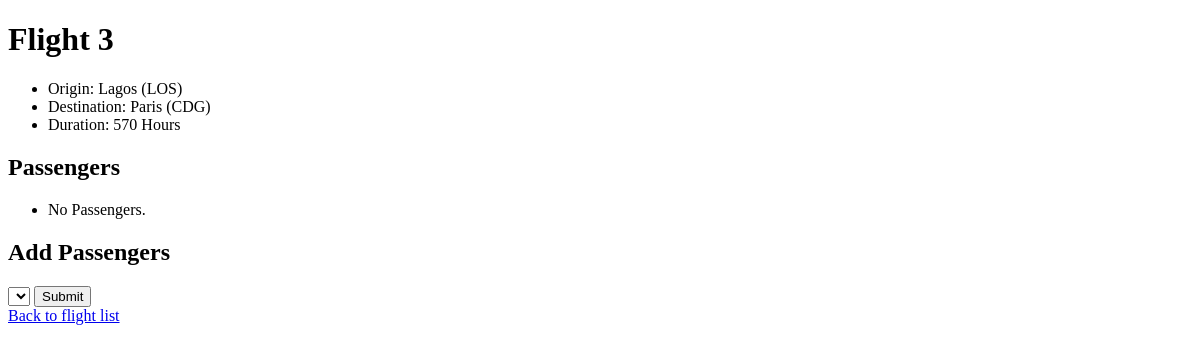
Page /flights/3 on the earlier database version.
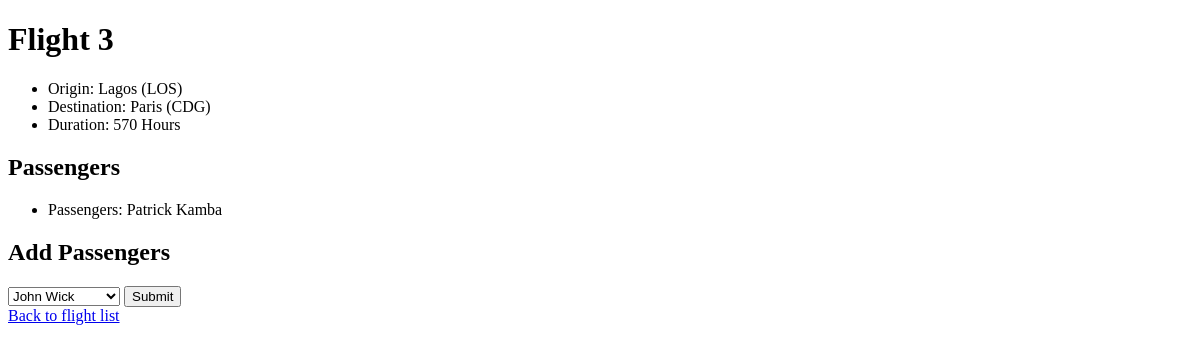
Same page on the later database version.
### airFlights/models.py (models this page shows)
class Passenger(models.Model):
    pass_firstname = models.CharField(max_length=90)
    pass_lastname = models.CharField(max_length=90)
    pass_flight = models.ManyToManyField(Flight, blank=True, related_name="passengers")
    def __str__(self):
        return f"{self.pass_firstname} {self.pass_lastname}"

### airFlights/views.py (the view)
# urls.py: path("<int:flight_id>", views.flight, name="flight"),
def flight(request, flight_id):
    flight = Flight.objects.get(pk=flight_id)
    return render(request, "airFlights/flight.html", {
        "flight": flight,
        "passengers": flight.passengers.all(),
        "non_passengers": Passenger.objects.exclude(pass_flight=flight).all()
    })

### airFlights/models.py (called while the page is built)
    def __str__(self):
        return f"{self.airCity} ({self.airCode})"

### airFlights/templates/airFlights/flight.html (shortened to what this page needs)
{% extends 'airFlights/layout.html' %}
{% block body %}
    <h1> Flight {{ flight.id }} </h1>
    <ul>
        <li> Origin: {{ flight.flight_origin }} </li>
        <li> Destination: {{ flight.flight_destination }} </li>
        <li> Duration: {{ flight.flight_duration }} Hours </li>
    </ul>
    <h2> Passengers </h2>
    <ul>
        {% for passenger in passengers %}
            <li>
                Passengers: {{ passenger }}
            </li>
        {%  empty %}
            <li> No Passengers. </li>
        {% endfor %}
    </ul>
    <h2> Add Passengers </h2>
    <form action="{%  url 'airFlight:book' flight.id %}" method="post">
        <select name="passenger" id="">
            {%  for passenger in non_passengers %}
                <option value="{{ passenger.id }}"> {{ passenger }} </option>
            {% endfor %}
        </select>
        <input type="submit">
    </form>
    <a href="{% url 'airFlight:index' %}"> Back to flight list </a>
{% endblock %}

Differences in the rows shown:
added Passenger: pass_firstname+pass_lastname "Patrick Kamba"
Other differences:
form field passenger: (not shown) → "John Wick"
text no longer shown: "No Passengers."
